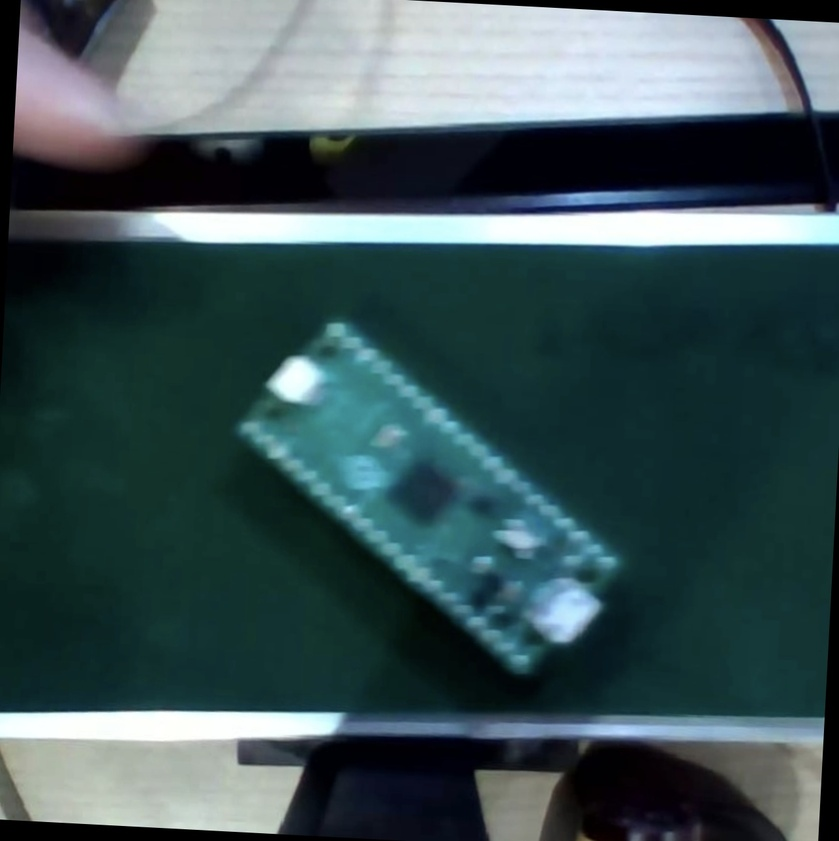
#> input picture rotated_image.jpg, 839 x 841 px, shrunk from 1286 x 1288 before the run, found by its file name
$ python img_spin_angle.py
#> lines starting #> are read from the running program, lines starting #| are printed output that depends on the picture
import cv2
import numpy as np

# 이미지 읽기
image = cv2.imread('rotated_image.jpg')
#> image is the input picture: shape (841, 839, 3); mean B, G, R 85.9, 82.6, 61.5

# 이미지가 제대로 읽혔는지 확인
if image is None:
    print("이미지 읽기 실패")
    exit()

# 이미지를 그레이스케일로 변환
gray = cv2.cvtColor(image, cv2.COLOR_BGR2GRAY)
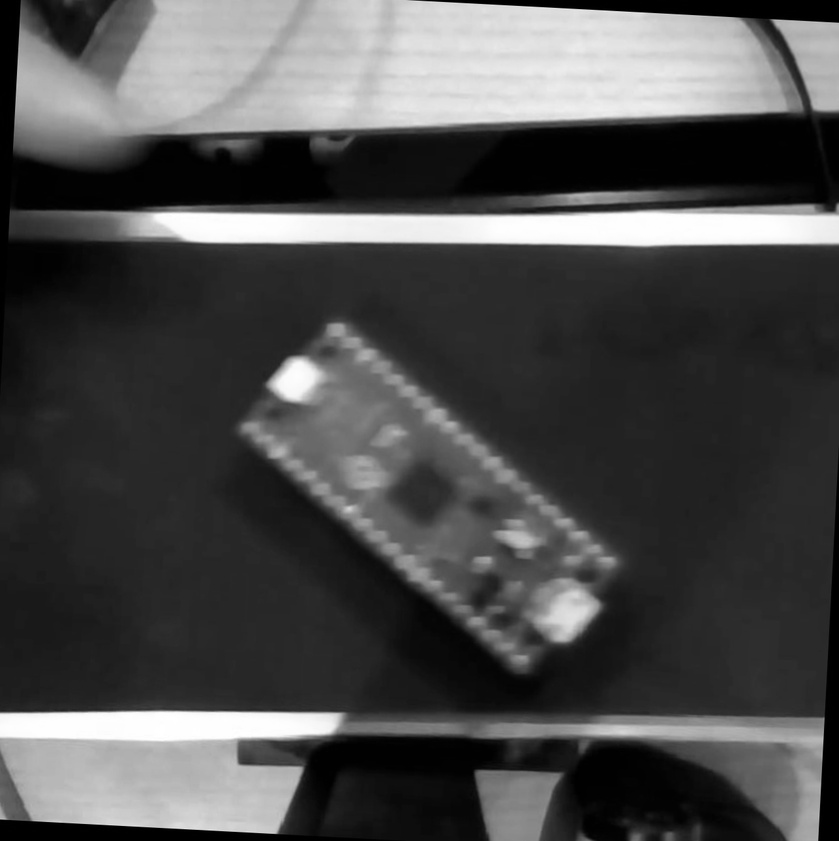
#> gray: shape (841, 839); min 0, max 255, mean 76.6

# 에지 검출
edges = cv2.Canny(gray, 10, 150, apertureSize=3)
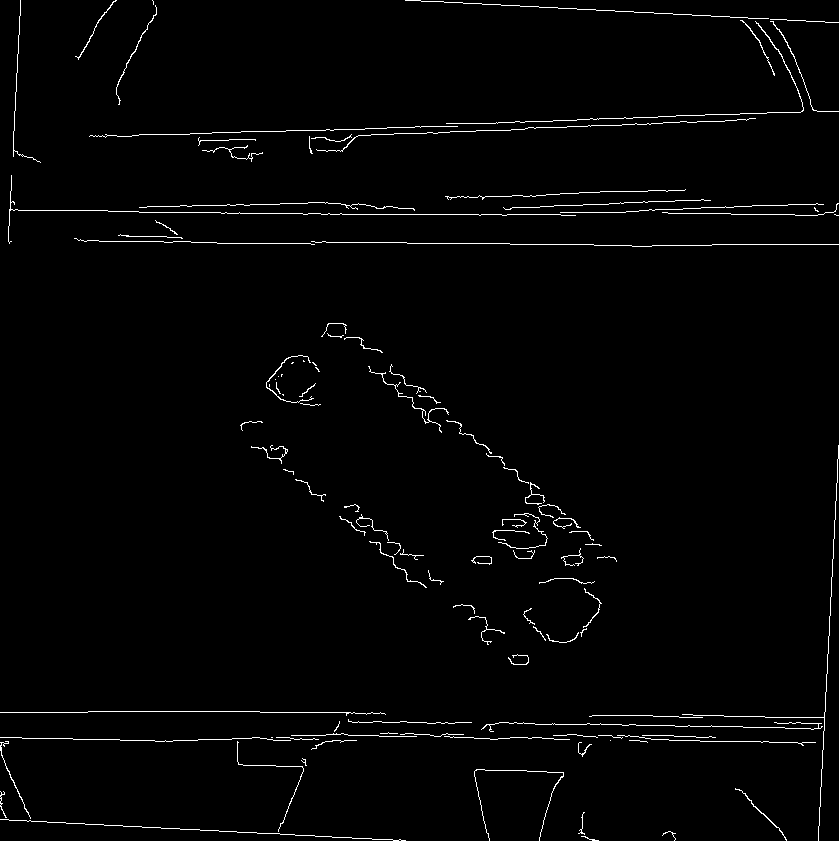
#> edges: shape (841, 839); 1.7% white in thin lines or dots

# 허프 변환을 사용하여 이미지에서 직선 찾기
lines = cv2.HoughLines(edges, 1, np.pi / 180, 200)
#> lines = [[818, 1.62], [214, 1.57], [140, 1.54], [-22, 1.62], [213, 1.54], [714, 1.59], [861, 0.0524], [232, 1.54], [244, 1.57], [728, 1.59], [201, 1.59]]

# 기울기 각도 계산
if lines is not None:
    # 첫 번째 직선의 각도를 기준으로 회전 각도를 구함
    for line in lines:
        rho, theta = line[0]
        angle = np.degrees(theta) - 90  # 수평선과의 각도를 기준으로 계산

        # 이미지 회전 (기울어진 각도를 반영)
        rows, cols = image.shape[:2]
        rotation_matrix = cv2.getRotationMatrix2D((cols / 2, rows / 2), angle, 1)

        # 회전된 이미지 크기 계산
        abs_cos = abs(rotation_matrix[0, 0])
        abs_sin = abs(rotation_matrix[0, 1])

        # 회전된 이미지의 크기 계산 (가로, 세로)
        new_cols = int(rows * abs_sin + cols * abs_cos)
        new_rows = int(rows * abs_cos + cols * abs_sin)

        # 회전된 이미지 생성
        rotated_image = cv2.warpAffine(image, rotation_matrix, (new_cols, new_rows))

        # 회전된 이미지를 저장
        success = cv2.imwrite('rotated_image_vertical2.jpg', rotated_image)
        if not success:
            print("이미지 저장 실패")
        else:
            print("이미지 저장 성공")

        # 회전된 이미지를 화면에 표시
        cv2.imshow('Rotated Image', rotated_image)
        cv2.waitKey(0)
        cv2.destroyAllWindows()
#> this loop made 11 passes
#> (rho, theta, angle, rotation_matrix, abs_cos, abs_sin, new_cols, new_rows) on passes 1 to 7: (818, 1.62, 3, [[0.999, 0.0523, -21.43], [-0.0523, 0.999, 22.53]], 0.999, 0.0523, 881, 883), (214, 1.57, 0, [[1, 0, 0], [0, 1, 0]], 1, 0, 839, 841), (140, 1.54, -2, [[0.999, -0.0349, 14.93], [0.0349, 0.999, -14.38]], 0.999, 0.0349, 867, 869), (-22, 1.62, 3, [[0.999, 0.0523, -21.43], [-0.0523, 0.999, 22.53]], 0.999, 0.0523, 881, 883), (213, 1.54, -2, [[0.999, -0.0349, 14.93], [0.0349, 0.999, -14.38]], 0.999, 0.0349, 867, 869), (714, 1.59, 1, [[1, 0.0175, -7.27], [-0.0175, 1, 7.39]], 1, 0.0175, 853, 855), (861, 0.0524, -87, [[0.0523, -0.999, 817.5], [0.999, 0.0523, -20.43]], 0.0523, 0.999, 883, 881)
#| 이미지 저장 성공
#| 이미지 저장 성공
#| 이미지 저장 성공
#| 이미지 저장 성공
#| 이미지 저장 성공
#| 이미지 저장 성공
#| 이미지 저장 성공
#| 이미지 저장 성공
#> (further printed lines are left out)
#> pass 1, `rotated_image = cv2.warpAffine(image, rotation_matrix, (new_cols, new_..`:
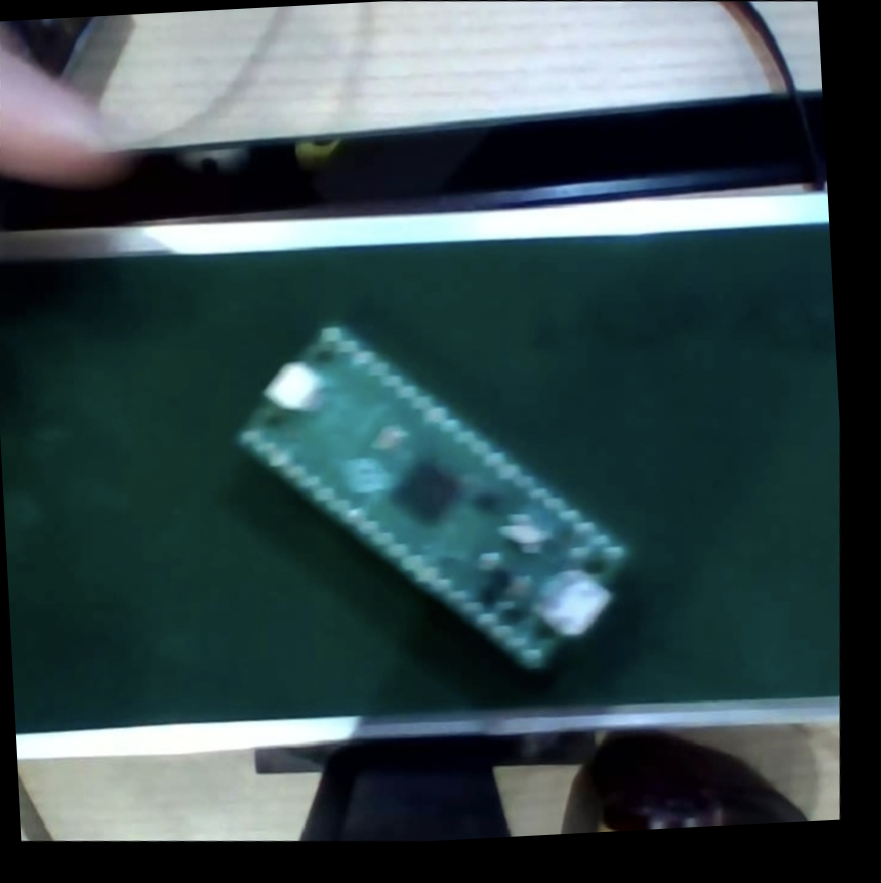
#> rotated_image: shape (883, 881, 3); mean B, G, R 77.9, 74.9, 55.7
#> pass 3, `rotated_image = cv2.warpAffine(image, rotation_matrix, (new_cols, new_..`:
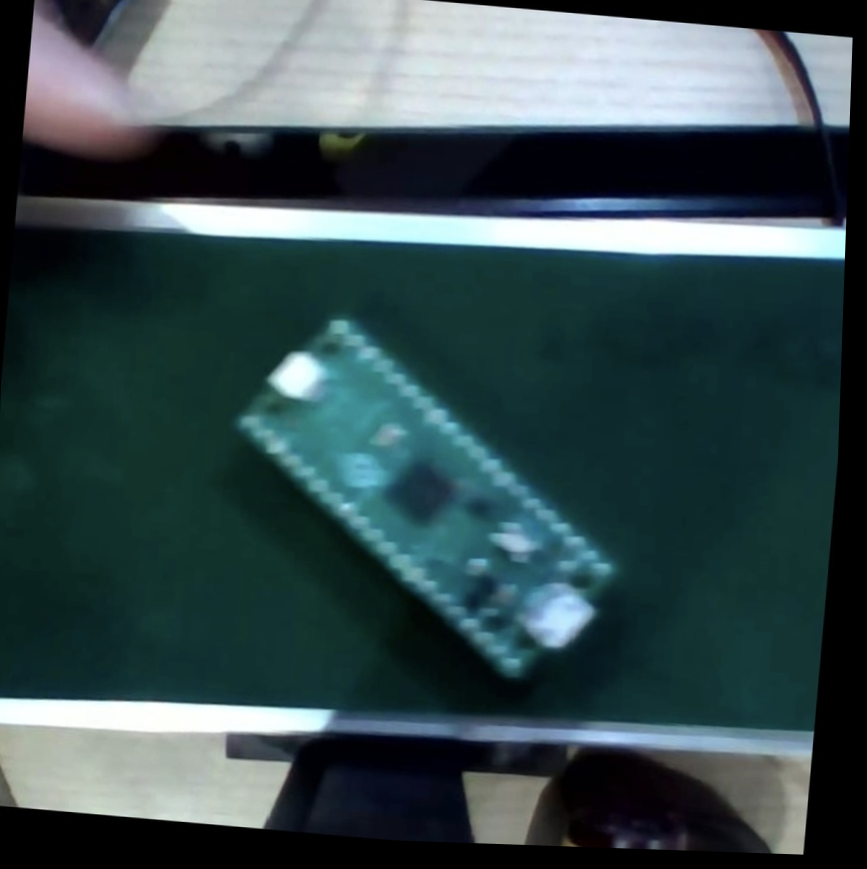
#> rotated_image: shape (869, 867, 3); mean B, G, R 79.7, 76.7, 56.9
else:
    print('직선 감지 안됨.')
